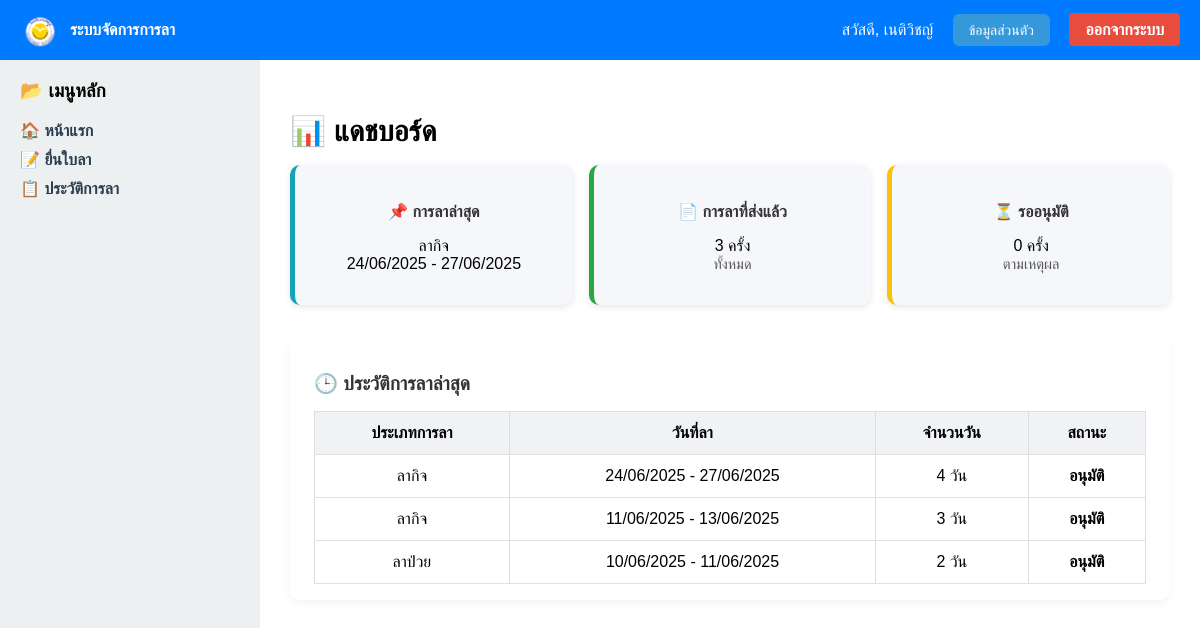
The app's page / (signed in) with its own data.
### app.py (models this page shows)
class User(db.Model, UserMixin):
    id = db.Column(db.Integer, primary_key=True)
    username = db.Column(db.String(80), unique=True, nullable=False)
    password = db.Column(db.String(255), nullable=False)
    role = db.Column(db.String(20), default='staff')
    prefix = db.Column(db.String(20))  # 👈 เพิ่มคำนำหน้า เช่น นาย นางสาว
    first_name = db.Column(db.String(100))
    last_name = db.Column(db.String(100))
    position = db.Column(db.String(100))  # 👈 เพิ่มตำแหน่ง เช่น ครู เจ้าหน้าที่
    department = db.Column(db.String(100))

class LeaveRequest(db.Model):
    id = db.Column(db.Integer, primary_key=True)
    username = db.Column(db.String(80), db.ForeignKey('user.username'), nullable=False)
    leave_type = db.Column(db.String(20), nullable=False)
    start_date = db.Column(db.Date, nullable=True)
    end_date = db.Column(db.Date, nullable=True)
    date = db.Column(db.Date, nullable=True)
    reason = db.Column(db.String(200), nullable=True)
    time_from = db.Column(db.String(10), nullable=True)
    time_to = db.Column(db.String(10), nullable=True)
    hours = db.Column(db.Float, nullable=True)
    submitted_at = db.Column(db.DateTime, default=datetime.utcnow)
    status = db.Column(db.String(20), default='รออนุมัติ')
    contact_info = db.Column(db.String(255), nullable=True)
    user = relationship('User', backref='leaves')

### app.py (the view)
@app.route('/')
@login_required
def home():
    username = current_user.username
    latest_leave = LeaveRequest.query.filter_by(username=username).order_by(LeaveRequest.submitted_at.desc()).first()
    approved_count = LeaveRequest.query.filter(
        LeaveRequest.username == username,
        LeaveRequest.status.like('%อนุมัติ%')
    ).count()
    pending_leaves = LeaveRequest.query.filter_by(username=username, status='รออนุมัติ').all()
    leaves = LeaveRequest.query.filter_by(username=username).order_by(LeaveRequest.submitted_at.desc()).limit(5).all()
    return render_template('home.html',
                           latest_leave=latest_leave,
                           approved_count=approved_count,
                           pending_leaves=pending_leaves,
                           leaves=leaves)

### app.py (called while the page is built)
@login_manager.user_loader
def load_user(user_id):
    return User.query.get(int(user_id))

@app.context_processor
def inject_pending_count():
    if current_user.is_authenticated:
        if current_user.role == 'admin':
            if current_user.position in ['ผู้อำนวยการ', 'ผู้รับใบอนุญาต']:
                count = LeaveRequest.query.filter_by(status='รออนุมัติ').count()
            else:
                count = LeaveRequest.query.join(User, LeaveRequest.username == User.username) \
                    .filter(LeaveRequest.status == 'รออนุมัติ') \
                    .filter(User.department == current_user.department) \
                    .count()
            return dict(pending_count=count)
    return dict(pending_count=0)

@app.context_processor
def inject_user():
    if current_user.is_authenticated:
        return dict(current_user=current_user)
    return dict(current_user=None)

### templates/home.html (shortened to what this page needs)
{% extends "base.html" %}
{% block content %}
<h2 class="dashboard-title">📊 แดชบอร์ด</h2>
<div class="summary-container">
  <div class="summary-box info">
    <h4>📌 การลาล่าสุด</h4>
    {% if latest_leave %}
      <p>{{ latest_leave.leave_type }}<br>
      {% if latest_leave.date %}
        {{ latest_leave.date.strftime('%d/%m/%Y') }}
      {% elif latest_leave.start_date and latest_leave.end_date %}
        {{ latest_leave.start_date.strftime('%d/%m/%Y') }} - {{ latest_leave.end_date.strftime('%d/%m/%Y') }}
      {% endif %}
      </p>
    {% else %}
      <p>ไม่มีข้อมูล</p>
    {% endif %}
  </div>
  <div class="summary-box success">
    <h4>📄 การลาที่ส่งแล้ว</h4>
    <p>{{ approved_count }} ครั้ง<br><span class="subtext">ทั้งหมด</span></p>
  </div>
  <div class="summary-box warning">
    <h4>⏳ รออนุมัติ</h4>
    <p>{{ pending_leaves|length }} ครั้ง<br><span class="subtext">ตามเหตุผล</span></p>
  </div>
</div>
<div class="table-card">
  <h3>🕒 ประวัติการลาล่าสุด</h3>
  <table class="leave-table">
    <thead>
      <tr>
        <th>ประเภทการลา</th>
        <th>วันที่ลา</th>
        <th>จำนวนวัน</th>
        <th>สถานะ</th>
      </tr>
    </thead>
    <tbody>
      {% for leave in leaves %}
        <tr>
          <td>{{ leave.leave_type }}</td>
          <td>
            {% if leave.date %}
              {{ leave.date.strftime('%d/%m/%Y') }}
            {% elif leave.start_date and leave.end_date %}
              {{ leave.start_date.strftime('%d/%m/%Y') }} - {{ leave.end_date.strftime('%d/%m/%Y') }}
            {% else %}
              -
            {% endif %}
          </td>
          <td>
            {% if leave.date %}
              1
            {% elif leave.start_date and leave.end_date %}
              {{ (leave.end_date - leave.start_date).days + 1 }}
            {% else %}
              -
            {% endif %} วัน
          </td>
          <td class="status {{ leave.status }}">
            {{ leave.status or 'รออนุมัติ' }}
          </td>
        </tr>
      {% else %}
        <tr><td colspan="4" class="no-data">ยังไม่มีประวัติการลา</td></tr>
      {% endfor %}
    </tbody>
  </table>
</div>
{% endblock %}

### templates/base.html (shortened to what this page needs)
<!DOCTYPE html>
<html lang="th">
<head>
  <link rel="stylesheet" href="{{ url_for('static', filename='style.css') }}">
</head>
<body>
<div class="navbar">
  <div class="navbar-left">
  <img src="{{ url_for('static', filename='images/school_logo.png') }}" alt="โลโก้โรงเรียน" style="height: 40px; vertical-align: middle; margin-right: 10px;">
  <strong>ระบบจัดการการลา</strong>
  </div>
  <div class="navbar-right">
    {% if session.get('username') %}
      สวัสดี, {{ current_user.first_name or session['username'] }}
      {% if session['username'] %}
      <a href="{{ url_for('profile') }}" class="btn-blue">ข้อมูลส่วนตัว</a>
      {% endif %}
      <a href="{{ url_for('logout') }}" class="logout-button">ออกจากระบบ</a>
    {% else %}
      <a href="{{ url_for('login') }}">เข้าสู่ระบบ</a>
    {% endif %}
  </div>
</div>
<div class="layout-container">
  <div class="sidebar">
    <h3>📂 เมนูหลัก</h3>
    <ul class="menu-list">
      <li><a href="{{ url_for('home') }}">🏠 หน้าแรก</a></li>
      <li><a href="{{ url_for('leave') }}">📝 ยื่นใบลา</a></li>
      <li><a href="{{ url_for('report') }}">📋 ประวัติการลา</a></li>
    </ul>
  </div>
  <div class="main-content">
    {% block content %}{% endblock %}
  </div>
</div>
</body>
</html>

### static/style.css (style rules this page uses)
body { font-family: sans-serif; background-color: #f3f4f6; margin: 0; }
.navbar { background-color: #1e3a8a; color: white; padding: 1rem 2rem; display: flex; justify-content: space-between; align-items: center; }
.sidebar { width: 200px; background-color: #f9fafb; padding: 1rem; }
.summary-box { background-color: white; border-radius: 12px; box-shadow: 0 2px 6px rgba(0,0,0,0.1); padding: 1rem; flex: 1; }
.table-card { background-color: white; border-radius: 12px; box-shadow: 0 2px 6px rgba(0,0,0,0.1); padding: 1rem; }
table { width: 100%; border-collapse: collapse; }
th, td { padding: 0.5rem; border-bottom: 1px solid #ddd; }
body { font-family: Arial, sans-serif; margin: 0; background-color: #f8f8f8; }
.navbar { display: flex; justify-content: space-between; background-color: #2c3e50; color: #fff; padding: 15px 20px; }
.navbar a { color: #fff; text-decoration: none; margin-left: 15px; }
.layout-container { display: flex; min-height: 90vh; }
.sidebar { width: 220px; background-color: #ecf0f1; padding: 20px; box-shadow: 2px 0 5px rgba(0,0,0,0.1); }
.sidebar h3 { margin-top: 0; }
.menu-list { list-style: none; padding: 0; margin-top: 10px; }
.menu-list li { margin-bottom: 10px; }
.menu-list a { text-decoration: none; color: #2c3e50; font-weight: bold; }
.main-content { flex: 1; padding: 30px; background-color: #fff; }
.logout-button { background-color: #e74c3c; color: white; padding: 8px 16px; text-decoration: none; border-radius: 4px; font-weight: bold; }
.leave-table { width: 100%; border-collapse: collapse; margin-top: 1rem; }
.leave-table th, .leave-table td { border: 1px solid #ddd; padding: 8px; text-align: center; }
.leave-table th { background-color: #f2f2f2; font-weight: bold; }
.btn-blue { background-color: #3498db; color: white; padding: 8px 16px; border: none; border-radius: 6px; text-decoration: none; font-size: 14px; cursor: pointer; }
th, td { padding: 10px; text-align: left; vertical-align: top; }
.leave-table { width: 100%; border-collapse: collapse; }
.leave-table th, .leave-table td { padding: 10px; text-align: center; }
.navbar { display: flex; justify-content: space-between; align-items: center; background-color: #007BFF; color: white; padding: 10px 20px; }
.navbar-left { display: flex; align-items: center; }

### templates/home.html (style rules this page uses)
.dashboard-title { font-size: 1.8rem; margin-bottom: 1rem; }
.summary-container { display: flex; gap: 1rem; margin-bottom: 2rem; }
.summary-box { flex: 1; padding: 1rem; border-radius: 10px; background: #f5f7fa; box-shadow: 0 2px 6px rgba(0,0,0,0.1); text-align: center; }
.summary-box h4 { margin-bottom: 0.5rem; color: #333; }
.summary-box.info { border-left: 5px solid #17a2b8; }
.summary-box.success { border-left: 5px solid #28a745; }
.summary-box.warning { border-left: 5px solid #ffc107; }
.summary-box .subtext { font-size: 0.9rem; color: #555; }
.table-card { background: white; padding: 1rem 1.5rem; border-radius: 10px; box-shadow: 0 3px 10px rgba(0,0,0,0.05); }
.table-card h3 { margin-bottom: 1rem; font-size: 1.2rem; color: #333; }
.leave-table { width: 100%; border-collapse: collapse; }
.leave-table th, .leave-table td { padding: 12px; border-bottom: 1px solid #e1e1e1; text-align: center; }
.leave-table th { background: #f0f2f5; font-weight: bold; }
.status { font-weight: bold; padding: 0.3rem 0.6rem; border-radius: 5px; }

### records on screen
User: first_name "เนติวิชญ์"
LeaveRequest: leave_type "ลากิจ", start_date "24/06/2025", end_date "27/06/2025", (leave.end_date-leave.start_date).days+1 "4", status "อนุมัติ"
LeaveRequest: leave_type "ลากิจ", start_date "11/06/2025", end_date "13/06/2025", (leave.end_date-leave.start_date).days+1 "3", status "อนุมัติ"
LeaveRequest: leave_type "ลาป่วย", start_date "10/06/2025", end_date "11/06/2025", (leave.end_date-leave.start_date).days+1 "2", status "อนุมัติ"

### other values on screen
{{ approved_count }} "3"
{{ pending_leaves|length }} "0"
